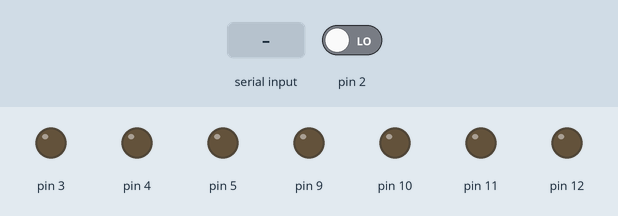
A sketch run on a simulated Arduino Uno, built with avr-gcc and run on an emulated ATmega328P. Shown: output pins drawn as LEDs (lit = HIGH). The inputs (shaded band) are chosen by the test bench; at power-on: pin 2 LOW. What the sketch prints to the serial monitor is not drawn.

Above: at 1.2 s.
1.3 s: "5\n" received over the second serial link
At 2.2 s:
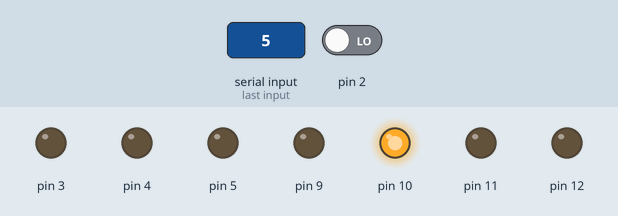
2.8 s: "90,45\n" received over the second serial link
Timing chart, 0 to 5.8 s (numbered marks = the images above; inputs shaded):
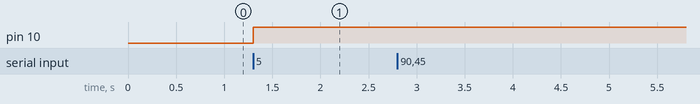

The sketch:

Primary_arduino.ino
```cpp
#include <SoftwareSerial.h>
SoftwareSerial mySerial(6, 7); // RX, TX
long inp = -1,out;
const long start = 0;
const long app = 8;
const long enda = start + app - 1;
void setup() {
  // Open serial communications and wait for port to open:
  mySerial.begin(9600);
  /*while (!Serial) {
    ; // wait for serial port to connect. Needed for native USB port only
  }*/

  // set the data rate for the SoftwareSerial port
   Serial.begin(9600);
   //pinMode(2,OUTPUT);
   pinMode(3,OUTPUT);
   pinMode(4,OUTPUT);
   pinMode(5,OUTPUT);
   pinMode(9,OUTPUT);
   pinMode(10,OUTPUT);
   pinMode(11,OUTPUT);
   pinMode(12,OUTPUT);
}

void loop() { // run over and over
  while(mySerial.available() > 0) {
    inp = mySerial.parseInt();
    if(inp <= enda && inp >= start)
    {
      out = inp - start + 2;
      if(out > 5)
      {
         out = out + 3;
         relSwitch(out);
         out = -1;
         break;
      }
      else
      {
        relSwitch(out);
        out = -1;
        break;
      }
    }
    else //if(inp > enda)
    {
      Serial.println(inp);
      break;
    }
   }
 }
void relSwitch(long pin)
{
  switch(digitalRead(pin))
      {
        case(HIGH):digitalWrite(pin, LOW);
                   digitalWrite(13, LOW);
                  // Serial.println(pin);
                   break;
        case(LOW):digitalWrite(pin, HIGH);
                  digitalWrite(13, HIGH);
                  //Serial.println(pin);
                   break;
      }
}
```

Measured:
- after the input at 1.3 s, pin 10: LOW → HIGH at once
- after the input at 2.8 s, every drawn part: stays the same
